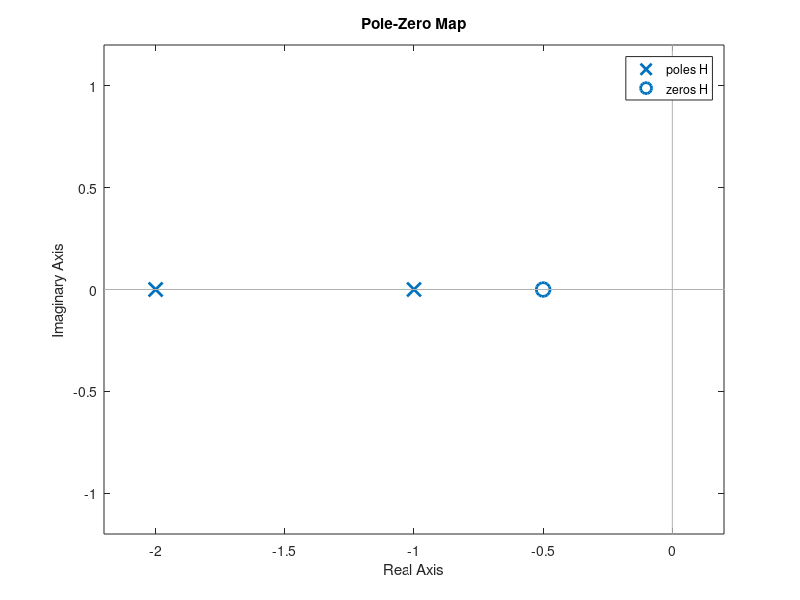

Write the MATLAB code that produced this figure.
% Função pzmap() plota os pólos e zeros de uma função de transferencia

function func_transferencia()

H = tf([2 1], [1 3 2])
pzmap(H)
grid

end
